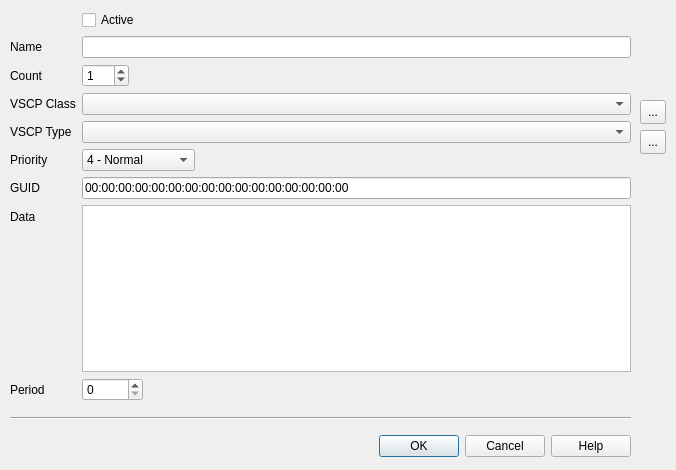
<?xml version="1.0" encoding="UTF-8"?>
<ui version="4.0">
 <class>CDlgTxEdit</class>
 <widget class="QDialog" name="CDlgTxEdit">
  <property name="geometry">
   <rect>
    <x>0</x>
    <y>0</y>
    <width>676</width>
    <height>470</height>
   </rect>
  </property>
  <property name="windowTitle">
   <string>Tx Event</string>
  </property>
  <widget class="QDialogButtonBox" name="buttonBox">
   <property name="geometry">
    <rect>
     <x>10</x>
     <y>430</y>
     <width>621</width>
     <height>32</height>
    </rect>
   </property>
   <property name="orientation">
    <enum>Qt::Horizontal</enum>
   </property>
   <property name="standardButtons">
    <set>QDialogButtonBox::Cancel|QDialogButtonBox::Help|QDialogButtonBox::Ok</set>
   </property>
   <property name="centerButtons">
    <bool>false</bool>
   </property>
  </widget>
  <widget class="QWidget" name="formLayoutWidget">
   <property name="geometry">
    <rect>
     <x>10</x>
     <y>10</y>
     <width>621</width>
     <height>391</height>
    </rect>
   </property>
   <layout class="QFormLayout" name="formLayout">
    <property name="fieldGrowthPolicy">
     <enum>QFormLayout::AllNonFixedFieldsGrow</enum>
    </property>
    <item row="0" column="0">
     <widget class="QLabel" name="lblActivate">
      <property name="text">
       <string/>
      </property>
     </widget>
    </item>
    <item row="0" column="1">
     <widget class="QCheckBox" name="chkActive">
      <property name="toolTip">
       <string>Activate the TX row</string>
      </property>
      <property name="text">
       <string>Active</string>
      </property>
     </widget>
    </item>
    <item row="1" column="0">
     <widget class="QLabel" name="label_4">
      <property name="text">
       <string>Name</string>
      </property>
      <property name="buddy">
       <cstring>editName</cstring>
      </property>
     </widget>
    </item>
    <item row="1" column="1">
     <widget class="QLineEdit" name="editName">
      <property name="toolTip">
       <string>Name for TX row</string>
      </property>
     </widget>
    </item>
    <item row="2" column="0">
     <widget class="QLabel" name="label_7">
      <property name="text">
       <string>Count</string>
      </property>
      <property name="buddy">
       <cstring>spinCount</cstring>
      </property>
     </widget>
    </item>
    <item row="2" column="1">
     <widget class="QDoubleSpinBox" name="spinCount">
      <property name="sizePolicy">
       <sizepolicy hsizetype="Fixed" vsizetype="Fixed">
        <horstretch>0</horstretch>
        <verstretch>0</verstretch>
       </sizepolicy>
      </property>
      <property name="toolTip">
       <string>Number of this event to send when triggered</string>
      </property>
      <property name="decimals">
       <number>0</number>
      </property>
      <property name="minimum">
       <double>0.000000000000000</double>
      </property>
      <property name="maximum">
       <double>255.000000000000000</double>
      </property>
      <property name="value">
       <double>1.000000000000000</double>
      </property>
     </widget>
    </item>
    <item row="3" column="0">
     <widget class="QLabel" name="label">
      <property name="text">
       <string>VSCP Class</string>
      </property>
      <property name="buddy">
       <cstring>comboClass</cstring>
      </property>
     </widget>
    </item>
    <item row="3" column="1">
     <widget class="QComboBox" name="comboClass">
      <property name="toolTip">
       <string>TX VSCP Event class</string>
      </property>
     </widget>
    </item>
    <item row="4" column="0">
     <widget class="QLabel" name="label_2">
      <property name="text">
       <string>VSCP Type</string>
      </property>
      <property name="buddy">
       <cstring>comboType</cstring>
      </property>
     </widget>
    </item>
    <item row="4" column="1">
     <widget class="QComboBox" name="comboType">
      <property name="toolTip">
       <string>TX VSCP Event type</string>
      </property>
     </widget>
    </item>
    <item row="5" column="0">
     <widget class="QLabel" name="label_3">
      <property name="text">
       <string>Priority</string>
      </property>
      <property name="buddy">
       <cstring>comboPriority</cstring>
      </property>
     </widget>
    </item>
    <item row="5" column="1">
     <widget class="QComboBox" name="comboPriority">
      <property name="sizePolicy">
       <sizepolicy hsizetype="Fixed" vsizetype="Fixed">
        <horstretch>0</horstretch>
        <verstretch>0</verstretch>
       </sizepolicy>
      </property>
      <property name="toolTip">
       <string>VSCP Event priority</string>
      </property>
      <property name="currentIndex">
       <number>4</number>
      </property>
      <item>
       <property name="text">
        <string>0 - Highest</string>
       </property>
      </item>
      <item>
       <property name="text">
        <string>1 - High</string>
       </property>
      </item>
      <item>
       <property name="text">
        <string>2 - Normal high</string>
       </property>
      </item>
      <item>
       <property name="text">
        <string>3 - Normal</string>
       </property>
      </item>
      <item>
       <property name="text">
        <string>4 - Normal</string>
       </property>
      </item>
      <item>
       <property name="text">
        <string>5 - Normal low</string>
       </property>
      </item>
      <item>
       <property name="text">
        <string>6 - Low</string>
       </property>
      </item>
      <item>
       <property name="text">
        <string>7 - Lowest</string>
       </property>
      </item>
     </widget>
    </item>
    <item row="6" column="0">
     <widget class="QLabel" name="label_5">
      <property name="text">
       <string>GUID</string>
      </property>
      <property name="buddy">
       <cstring>editGuid</cstring>
      </property>
     </widget>
    </item>
    <item row="6" column="1">
     <widget class="QLineEdit" name="editGuid">
      <property name="toolTip">
       <string>VSCP TX Event GUID</string>
      </property>
      <property name="text">
       <string>00:00:00:00:00:00:00:00:00:00:00:00:00:00:00:00</string>
      </property>
     </widget>
    </item>
    <item row="7" column="0">
     <widget class="QLabel" name="label_6">
      <property name="text">
       <string>Data</string>
      </property>
      <property name="buddy">
       <cstring>textData</cstring>
      </property>
     </widget>
    </item>
    <item row="7" column="1">
     <widget class="QTextEdit" name="textData">
      <property name="toolTip">
       <string>VSCP TX Event Data (comma separated)</string>
      </property>
     </widget>
    </item>
    <item row="8" column="0">
     <widget class="QLabel" name="label_8">
      <property name="text">
       <string>Period</string>
      </property>
      <property name="buddy">
       <cstring>spinPeriod</cstring>
      </property>
     </widget>
    </item>
    <item row="8" column="1">
     <widget class="QDoubleSpinBox" name="spinPeriod">
      <property name="sizePolicy">
       <sizepolicy hsizetype="Fixed" vsizetype="Fixed">
        <horstretch>0</horstretch>
        <verstretch>0</verstretch>
       </sizepolicy>
      </property>
      <property name="toolTip">
       <string>Send period in milliseconds for auto TX</string>
      </property>
      <property name="decimals">
       <number>0</number>
      </property>
      <property name="maximum">
       <double>99999.000000000000000</double>
      </property>
      <property name="singleStep">
       <double>1.000000000000000</double>
      </property>
      <property name="value">
       <double>0.000000000000000</double>
      </property>
     </widget>
    </item>
   </layout>
  </widget>
  <widget class="Line" name="line">
   <property name="geometry">
    <rect>
     <x>10</x>
     <y>410</y>
     <width>621</width>
     <height>16</height>
    </rect>
   </property>
   <property name="orientation">
    <enum>Qt::Horizontal</enum>
   </property>
  </widget>
  <widget class="QToolButton" name="btnClassHelp">
   <property name="geometry">
    <rect>
     <x>640</x>
     <y>100</y>
     <width>26</width>
     <height>24</height>
    </rect>
   </property>
   <property name="toolTip">
    <string>Show help page for selected VSCP class</string>
   </property>
   <property name="text">
    <string>...</string>
   </property>
   <property name="icon">
    <iconset theme="help"/>
   </property>
  </widget>
  <widget class="QToolButton" name="btnTypeHelp">
   <property name="geometry">
    <rect>
     <x>640</x>
     <y>130</y>
     <width>26</width>
     <height>24</height>
    </rect>
   </property>
   <property name="toolTip">
    <string>Show help page for selected VSCP type</string>
   </property>
   <property name="text">
    <string>...</string>
   </property>
   <property name="icon">
    <iconset theme="help"/>
   </property>
  </widget>
 </widget>
 <tabstops>
  <tabstop>chkActive</tabstop>
  <tabstop>editName</tabstop>
  <tabstop>spinCount</tabstop>
  <tabstop>comboClass</tabstop>
  <tabstop>comboType</tabstop>
  <tabstop>comboPriority</tabstop>
  <tabstop>editGuid</tabstop>
  <tabstop>textData</tabstop>
  <tabstop>spinPeriod</tabstop>
 </tabstops>
 <resources/>
 <connections>
  <connection>
   <sender>buttonBox</sender>
   <signal>accepted()</signal>
   <receiver>CDlgTxEdit</receiver>
   <slot>accept()</slot>
   <hints>
    <hint type="sourcelabel">
     <x>248</x>
     <y>254</y>
    </hint>
    <hint type="destinationlabel">
     <x>157</x>
     <y>274</y>
    </hint>
   </hints>
  </connection>
  <connection>
   <sender>buttonBox</sender>
   <signal>rejected()</signal>
   <receiver>CDlgTxEdit</receiver>
   <slot>reject()</slot>
   <hints>
    <hint type="sourcelabel">
     <x>316</x>
     <y>260</y>
    </hint>
    <hint type="destinationlabel">
     <x>286</x>
     <y>274</y>
    </hint>
   </hints>
  </connection>
 </connections>
</ui>
